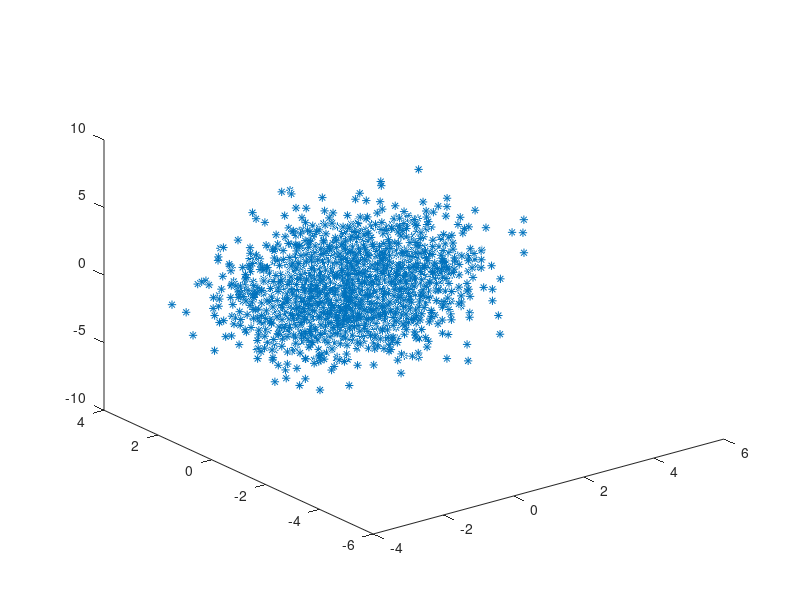
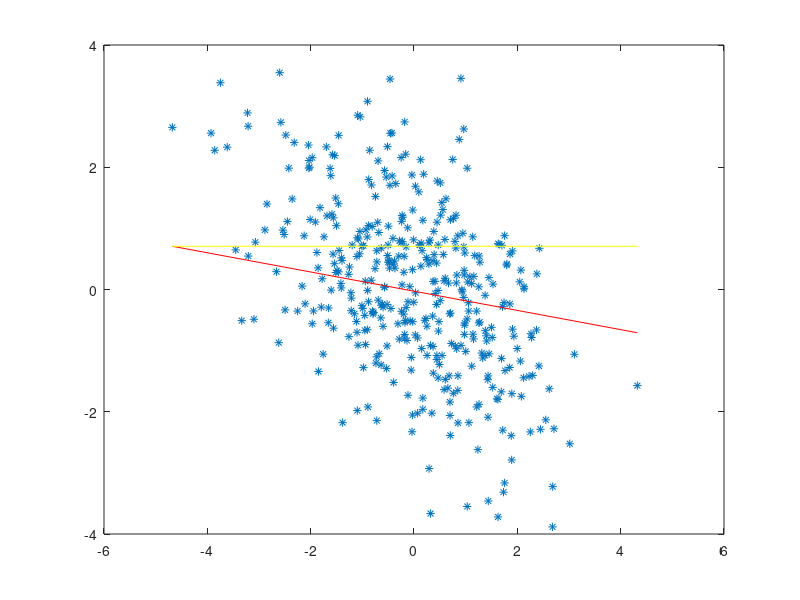

Recreate these plots in MATLAB, in order.
clear;clc;
n=2000;
d=3;
Sigma=[2 0 0;0 1 0;0 0 4];
mu=[0,0,0];
S1 = chol(Sigma); X = repmat(mu,n,1) + randn(n,d)*S1;
X2=mvnrnd(mu,S1,n);
plot3(X(:,1),X(:,2),X(:,3),'*');
figure;plot3(X2(:,1),X2(:,2),X2(:,3),'r+');
%%
[V D]=eig(Sigma);

%%
D1=[3 0;0 1];
V1=(sqrt(2)/2)*[1 1;-1 1];
n2=400;
Sigma2=V1*D1*V1';
mu2=[0 0];
d2=2;
S1 = chol(Sigma2); X = repmat(mu2,n2,1) + randn(n2,d2)*S1;
plot(X(:,1),X(:,2),'*');
hold all;
plot([min(X(:,1)) max(X(:,1))],V1(:,1),'r');
plot([min(X(:,1)) max(X(:,1))],V1(:,2),'y');